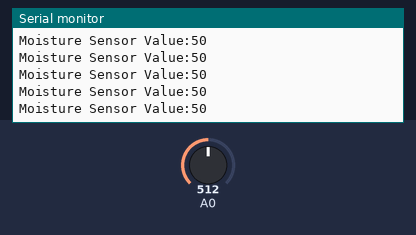
Bench run of a sketch on a simulated Arduino Uno, built with avr-gcc and run on an emulated ATmega328P. Parts: the last lines printed to the serial monitor. Inputs (shaded band) come from the test bench; at power-on: A0 = 512.

Above: at 1.2 s.
1.3 s: A0 set to 716
At 1.31 s:
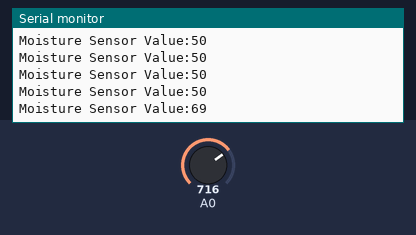
2.8 s: A0 set to 900
At 2.82 s:
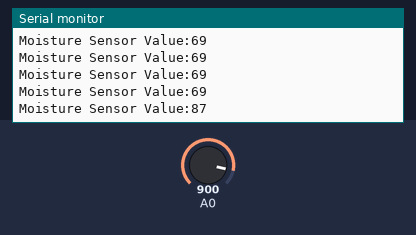
Timing chart, 0 to 5.8 s (numbered marks = the images above; inputs shaded):
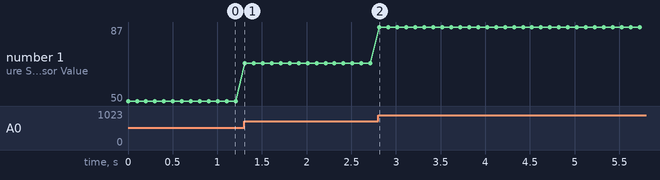

Measured:
- after the input at 1.3 s, the serial monitor: prints a new line at once (image 1)
- after the input at 2.8 s, the serial monitor: prints a new line at once (image 2)
- plotted number 1: 50 → 69 after the input at 1.3 s, 69 → 87 after the input at 2.8 s

The sketch:

YL69_Test.ino
```cpp
/*
 # Example code for the moisture sensor
 # Connect the sensor to the A0 (Analog 0) pin on the Arduino board
 # the sensor value description
 # 0 ~300 dry soil
 # 300~700 humid soil
 # 700~950 in water
*/

// Initialize variable
double analogValue = 0.0;

// Initial loop of board
void setup(){
 Serial.begin(57600);
}

// Board loops
void loop(){
  Serial.begin(115200);
  // Read data from sensor
  analogValue = analogRead(0);

  // Convert to percentage value
  int chartValue = (analogValue * 100) / 1024;

 // Print value to console
 Serial.print("Moisture Sensor Value:");
 Serial.println(chartValue);
 delay(100);
}
```
